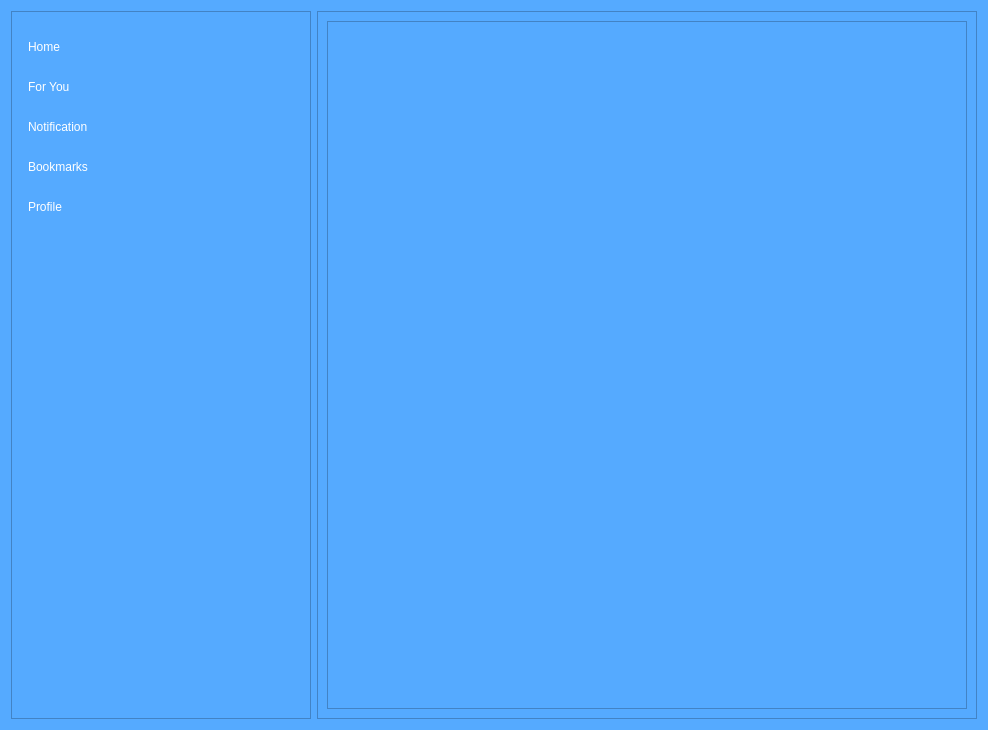
<?xml version="1.0" encoding="UTF-8"?>
<ui version="4.0">
 <class>Dialog</class>
 <widget class="QDialog" name="Dialog">
  <property name="geometry">
   <rect>
    <x>0</x>
    <y>0</y>
    <width>988</width>
    <height>730</height>
   </rect>
  </property>
  <property name="windowTitle">
   <string>Dialog</string>
  </property>
  <property name="styleSheet">
   <string notr="true">background-color: rgb(85, 170, 255);</string>
  </property>
  <layout class="QHBoxLayout" name="horizontalLayout_2">
   <item>
    <layout class="QHBoxLayout" name="horizontalLayout">
     <item>
      <widget class="QFrame" name="frame_left">
       <property name="minimumSize">
        <size>
         <width>300</width>
         <height>0</height>
        </size>
       </property>
       <property name="maximumSize">
        <size>
         <width>300</width>
         <height>16777215</height>
        </size>
       </property>
       <property name="frameShape">
        <enum>QFrame::StyledPanel</enum>
       </property>
       <property name="frameShadow">
        <enum>QFrame::Raised</enum>
       </property>
       <layout class="QVBoxLayout" name="verticalLayout">
        <item>
         <widget class="QFrame" name="frame_2">
          <property name="frameShape">
           <enum>QFrame::StyledPanel</enum>
          </property>
          <property name="frameShadow">
           <enum>QFrame::Raised</enum>
          </property>
         </widget>
        </item>
        <item>
         <widget class="QListWidget" name="list_menu">
          <property name="minimumSize">
           <size>
            <width>0</width>
            <height>200</height>
           </size>
          </property>
          <property name="styleSheet">
           <string notr="true">QListView {
	border:none;
	background-color: rgba(255, 255, 255, 0);
	color: rgb(255, 255, 255);
}
QListView::item {
	background-color: transparent;
	height:40px;
	padding-left:4px;
}
QListView::item:hover {
	background-color:  transparent;
	color: rgba(43, 162, 238,150);
}
QListView::item:selected {
	background-color:  transparent;		
	color: rgb(43, 162, 238);
}
</string>
          </property>
          <property name="verticalScrollBarPolicy">
           <enum>Qt::ScrollBarAlwaysOff</enum>
          </property>
          <property name="horizontalScrollBarPolicy">
           <enum>Qt::ScrollBarAlwaysOff</enum>
          </property>
          <property name="autoScroll">
           <bool>true</bool>
          </property>
          <item>
           <property name="text">
            <string>Home</string>
           </property>
           <property name="textAlignment">
            <set>AlignLeading|AlignVCenter</set>
           </property>
           <property name="icon">
            <iconset resource="../../../../pyqt-test/copy/resources.qrc">
             <normaloff>:/buttom_white/img/buttom_white/首页_home-two.svg</normaloff>:/buttom_white/img/buttom_white/首页_home-two.svg</iconset>
           </property>
          </item>
          <item>
           <property name="text">
            <string>For You</string>
           </property>
           <property name="icon">
            <iconset resource="../../../../pyqt-test/copy/resources.qrc">
             <normaloff>:/buttom_white/img/buttom_white/火锅_hot-pot.svg</normaloff>:/buttom_white/img/buttom_white/火锅_hot-pot.svg</iconset>
           </property>
          </item>
          <item>
           <property name="text">
            <string>Notification</string>
           </property>
           <property name="icon">
            <iconset resource="../../../../pyqt-test/copy/resources.qrc">
             <normaloff>:/buttom_white/img/buttom_white/消息_message-one.svg</normaloff>:/buttom_white/img/buttom_white/消息_message-one.svg</iconset>
           </property>
          </item>
          <item>
           <property name="text">
            <string>Bookmarks</string>
           </property>
           <property name="icon">
            <iconset resource="../../../../pyqt-test/copy/resources.qrc">
             <normaloff>:/buttom_white/img/buttom_white/书签_bookmark-one.svg</normaloff>:/buttom_white/img/buttom_white/书签_bookmark-one.svg</iconset>
           </property>
          </item>
          <item>
           <property name="text">
            <string>Profile</string>
           </property>
           <property name="icon">
            <iconset resource="../../../../pyqt-test/copy/resources.qrc">
             <normaloff>:/buttom_white/img/buttom_white/ppt文件_file-ppt.svg</normaloff>:/buttom_white/img/buttom_white/ppt文件_file-ppt.svg</iconset>
           </property>
          </item>
         </widget>
        </item>
       </layout>
      </widget>
     </item>
     <item>
      <widget class="QFrame" name="frame_right">
       <property name="frameShape">
        <enum>QFrame::StyledPanel</enum>
       </property>
       <property name="frameShadow">
        <enum>QFrame::Raised</enum>
       </property>
       <layout class="QHBoxLayout" name="horizontalLayout_3">
        <item>
         <widget class="QFrame" name="frame">
          <property name="frameShape">
           <enum>QFrame::StyledPanel</enum>
          </property>
          <property name="frameShadow">
           <enum>QFrame::Raised</enum>
          </property>
         </widget>
        </item>
       </layout>
      </widget>
     </item>
    </layout>
   </item>
  </layout>
 </widget>
 <resources>
  <include location="../../../../pyqt-test/copy/resources.qrc"/>
 </resources>
 <connections/>
</ui>
